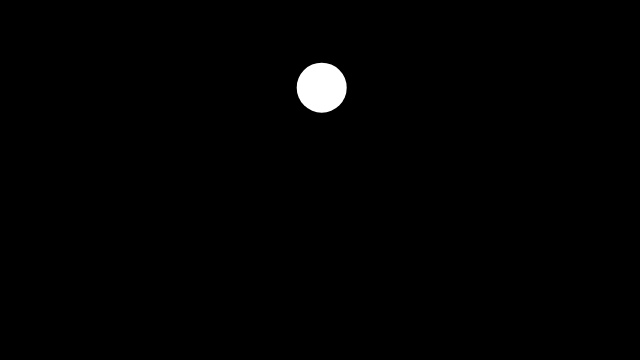
Frame 1 (no input)
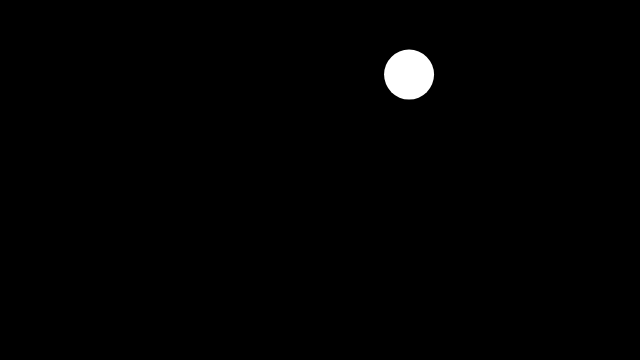
Frame 60 (no input)
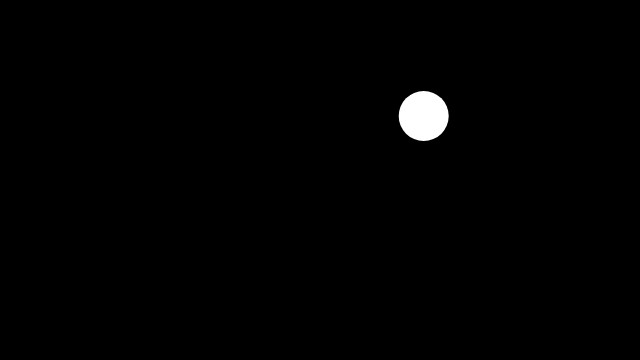
Frame 120 (the mouse pressed at the canvas centre since frame 60)

The p5.js sketch that drew these frames (run headless with seeded random() and noise() and a simulated clock; from frame 60 on, the mouse is pressed at the canvas centre):

// p5.js sketch
// ── sketch.js
// https://editor.p5js.org/jht9629-nyu/sketches/250TAeMiE
// Conditionals - Bouncing Ball with Gravity v5
// use drag and bounce from
// https://editor.p5js.org/yh6371/sketches/cl9-Q8POR

let ball = {};

function setup() {
  createCanvas(640, 360);

  // Air resistance
  ball.drag = 0.995; 
  // Energy retained on edge bounce
  ball.bounce = 0.88; 
  // Begin with random velocity
  ball.vx = random(-4,4);
  ball.vy = random(-4,4); 

  // position of ball
  ball.x = width / 2;
  ball.y = height / 4;
  ball.radius = 25;
}

function draw() {
  background(0);
  noStroke();
  
  ball.x += ball.vx;
  ball.y += ball.vy;

  ball.vx *= ball.drag;
  ball.vy *= ball.drag;
  
  if (ball.y < ball.radius || ball.y > height - ball.radius) {
    // reduce the speed each time ball hits floor
    ball.vy *= -ball.bounce;
    ball.y = constrain(ball.y, ball.radius, height - ball.radius);
  }
  if (ball.x < ball.radius || ball.x > width - ball.radius) {
    // reduce the speed each time ball hits wall
    ball.vx *= -ball.bounce;
    ball.x = constrain(ball.x, ball.radius, width - ball.radius);
  }

  circle(ball.x, ball.y, ball.radius * 2);
}

function mousePressed() {
  ball.x = mouseX;
  ball.y = mouseY;
  ball.vx = random(-4,4);
  ball.vy = random(-4,4); 
}

// https://editor.p5js.org/jht9629-nyu/sketches/dVHK9-Ns7
// Conditionals - Bouncing Ball with Gravity v2
// added friction

// https://editor.p5js.org/codingtrain/sketches/JTIN5dIVB
//
// Bouncing ball with gravity
// The Coding Train / Daniel Shiffman

// https://editor.p5js.org/jht9629-nyu/sketches/BtdFgAST_
// Conditionals - Bouncing Ball with Gravity v3
// Use object literals

// https://editor.p5js.org/jht9629-nyu/sketches/-GzgH4Gnf
// Conditionals - Bouncing Ball with Gravity v4
// added velX bounceX
